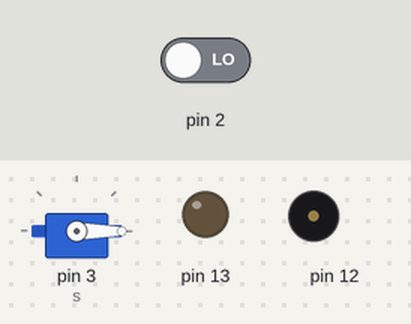
Recording of a sketch running on a simulated Arduino Uno, built with avr-gcc and run on an emulated ATmega328P. On the bench: servo, output pins drawn as LEDs (lit = HIGH), buzzer (waves = sounding). Inputs (shaded band) come from the test bench; at power-on: pin 2 LOW.

Above: at 1.2 s.
1.3 s: pin 2 driven HIGH
At 2.2 s:
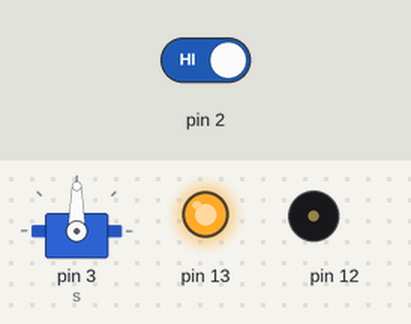
At 11.45 s:
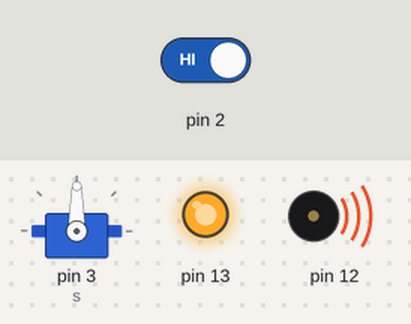
Timing chart, 0 to 12.9 s (numbered marks = the images above; inputs shaded):
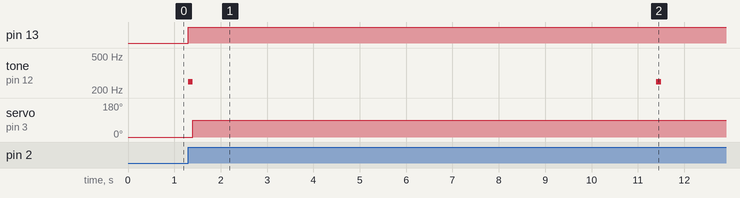

Measured:
- after the input at 1.3 s, pin 13: LOW → HIGH at once; tone on pin 12: alternates 250 Hz for 0.10 s and silent for 10.0 s, starting at once; servo on pin 3 (s): 0° → 90° after 0.10 s

The sketch:

automatic_door_open_system1.ino
```cpp
// C++ code
//
#include<Servo.h>
Servo s;
void setup()
{
  pinMode(2,INPUT);
  pinMode(12,OUTPUT);
  pinMode(13,OUTPUT);
  s.attach(3);
  Serial.begin(9600);
}

void loop()
{
  int status = digitalRead(2);
  if(status == 1)
  {
    digitalWrite(13,HIGH);
    tone(12,250);
    delay(100);
    noTone(12);
    s.write(90);
    delay(10000);
    digitalWrite(13,LOW);
  }
  else
  {
    digitalWrite(13,LOW);
    s.write(0);
  }
}
```
